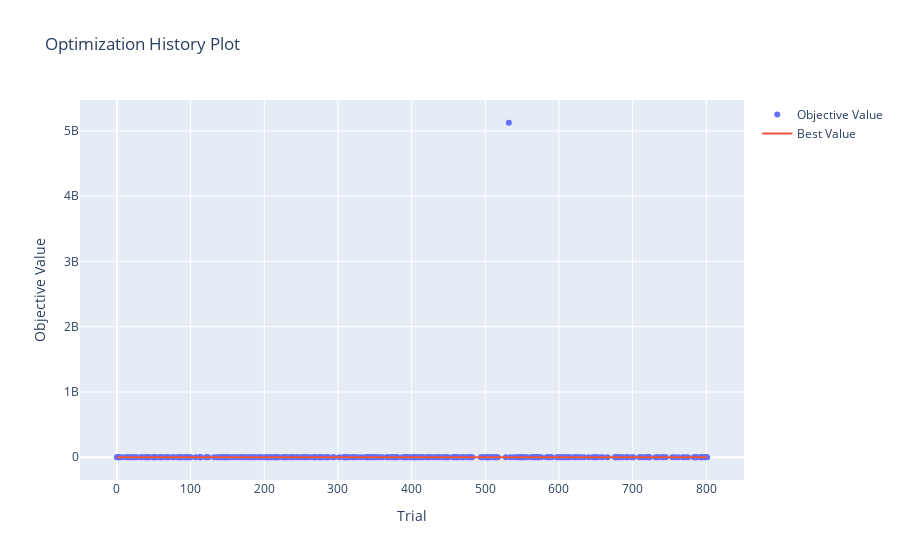

Notebook code cell kept with this figure:
### Code cell
plot_optimization_history(study)

### Figure 1 — Plotly figure (JSON) as saved in the notebook; plotly's stock layout.template omitted (floating-point values rounded to 4 significant figures; data arrays with more than 128 entries replaced by an {"elided": "..."} marker saying what was removed)
{"data": [{"mode": "markers", "name": "Objective Value", "type": "scatter", "x": {"elided": "338 int values"}, "y": {"elided": "338 float values"}}, {"mode": "lines", "name": "Best Value", "type": "scatter", "x": {"elided": "802 int values"}, "y": {"elided": "802 float values"}}, {"marker": {"color": "#cccccc"}, "mode": "markers", "name": "Infeasible Trial", "showlegend": false, "type": "scatter", "x": [], "y": []}], "layout": {"title": {"text": "Optimization History Plot"}, "xaxis": {"title": {"text": "Trial"}}, "yaxis": {"title": {"text": "Objective Value"}}}}
